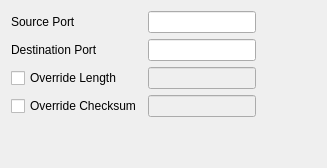
             <widget class="QWidget" name="page_2" >
              <layout class="QGridLayout" >
               <item row="0" column="0" >
                <layout class="QGridLayout" >
                 <item row="0" column="0" >
                  <widget class="QLabel" name="label_35" >
                   <property name="text" >
                    <string>Source Port</string>
                   </property>
                  </widget>
                 </item>
                 <item row="0" column="1" >
                  <widget class="QLineEdit" name="leUdpSrcPort" />
                 </item>
                 <item row="1" column="0" >
                  <widget class="QLabel" name="label_38" >
                   <property name="text" >
                    <string>Destination Port</string>
                   </property>
                  </widget>
                 </item>
                 <item row="1" column="1" >
                  <widget class="QLineEdit" name="leUdpDstPort" />
                 </item>
                 <item row="2" column="0" >
                  <widget class="QCheckBox" name="cbUdpLengthOverride" >
                   <property name="text" >
                    <string>Override Length</string>
                   </property>
                  </widget>
                 </item>
                 <item row="2" column="1" >
                  <widget class="QLineEdit" name="leUdpLength" >
                   <property name="enabled" >
                    <bool>false</bool>
                   </property>
                  </widget>
                 </item>
                 <item row="3" column="0" >
                  <widget class="QCheckBox" name="cbUdpCksumOverride" >
                   <property name="text" >
                    <string>Override Checksum</string>
                   </property>
                  </widget>
                 </item>
                 <item row="3" column="1" >
                  <widget class="QLineEdit" name="leUdpCksum" >
                   <property name="enabled" >
                    <bool>false</bool>
                   </property>
                   <property name="inputMask" >
                    <string>HH HH; </string>
                   </property>
                  </widget>
                 </item>
                </layout>
               </item>
               <item row="0" column="2" >
                <spacer>
                 <property name="orientation" >
                  <enum>Qt::Horizontal</enum>
                 </property>
                 <property name="sizeHint" >
                  <size>
                   <width>40</width>
                   <height>20</height>
                  </size>
                 </property>
                </spacer>
               </item>
               <item row="1" column="1" >
                <spacer>
                 <property name="orientation" >
                  <enum>Qt::Vertical</enum>
                 </property>
                 <property name="sizeHint" >
                  <size>
                   <width>20</width>
                   <height>40</height>
                  </size>
                 </property>
                </spacer>
               </item>
              </layout>
             </widget>
